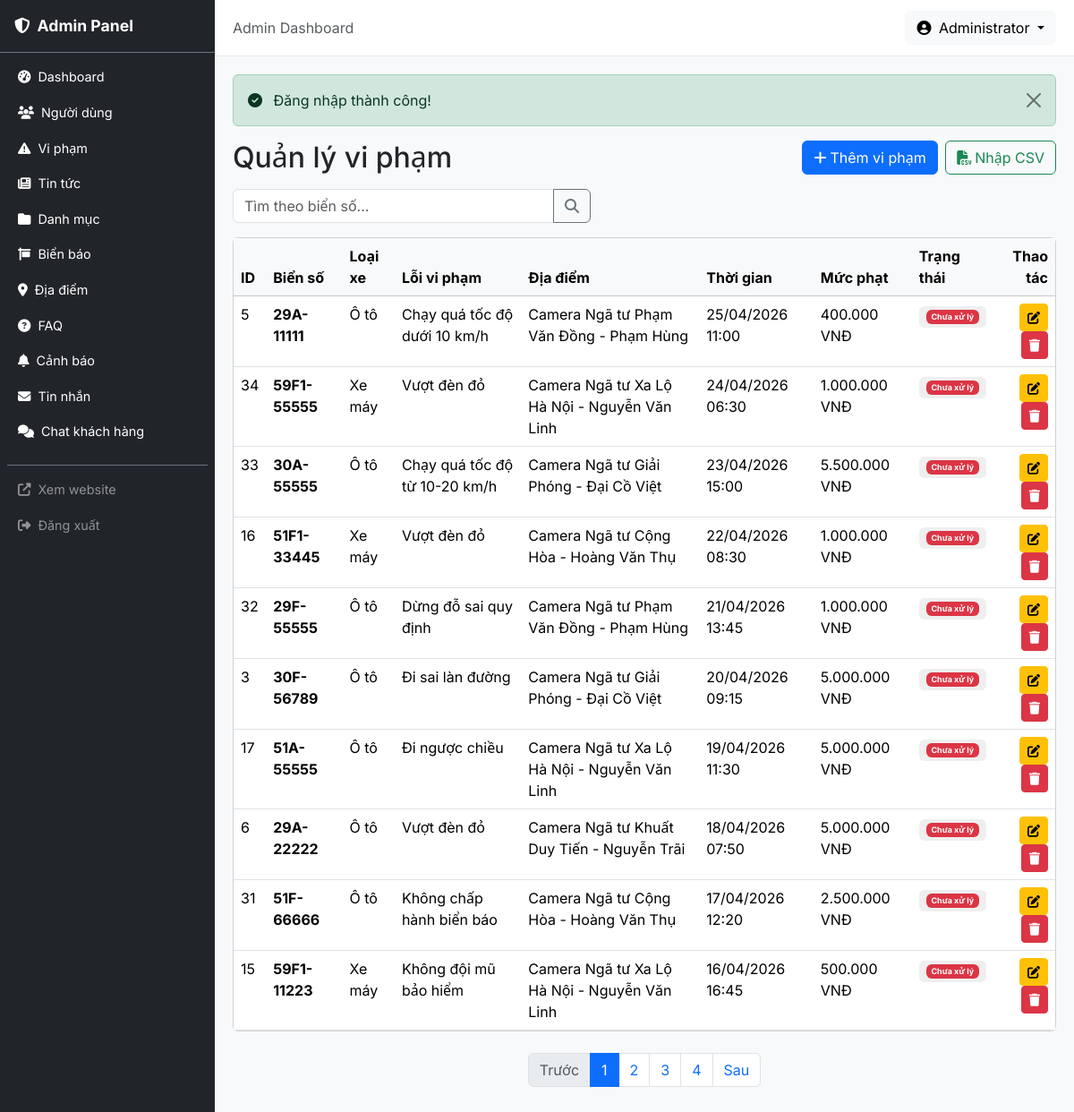
The page /admin/violations (signed in) on the database its author committed.
### tables this page shows
CREATE TABLE violations (
    id INT AUTO_INCREMENT PRIMARY KEY,
    plate_number VARCHAR(20) NOT NULL COMMENT 'Biển số xe',
    vehicle_type ENUM('car','motorcycle','electric_motorcycle') NOT NULL,
    violation_date DATETIME NOT NULL COMMENT 'Thời gian vi phạm',
    location_id INT NULL COMMENT 'Địa điểm vi phạm',
    offense_id INT NULL COMMENT 'Lỗi vi phạm',
    status ENUM('pending','processed','paid') NOT NULL DEFAULT 'pending' COMMENT 'Trạng thái xử lý',
    fine_amount VARCHAR(100) NULL COMMENT 'Mức phạt cụ thể',
    decision_number VARCHAR(50) NULL COMMENT 'Số quyết định',
    decision_date DATE NULL COMMENT 'Ngày ra quyết định',
    notes TEXT NULL,
    created_at DATETIME NOT NULL DEFAULT CURRENT_TIMESTAMP,
    updated_at DATETIME NULL ON UPDATE CURRENT_TIMESTAMP,
    FOREIGN KEY (location_id) REFERENCES locations(id) ON DELETE SET NULL,
    FOREIGN KEY (offense_id) REFERENCES offenses(id) ON DELETE SET NULL,
    INDEX idx_lookup (plate_number, vehicle_type),
    INDEX idx_plate (plate_number),
    INDEX idx_violation_date (violation_date),
    INDEX idx_status (status),
    INDEX idx_vehicle_type (vehicle_type)
);

CREATE TABLE offenses (
    id INT AUTO_INCREMENT PRIMARY KEY,
    name VARCHAR(255) NOT NULL COMMENT 'Tên lỗi',
    description TEXT NULL COMMENT 'Mô tả chi tiết',
    penalty VARCHAR(255) NULL COMMENT 'Mức phạt',
    category_id INT NULL,
    created_at DATETIME NOT NULL DEFAULT CURRENT_TIMESTAMP,
    updated_at DATETIME NULL ON UPDATE CURRENT_TIMESTAMP,
    FOREIGN KEY (category_id) REFERENCES offense_categories(id) ON DELETE SET NULL,
    INDEX idx_category (category_id)
);

CREATE TABLE locations (
    id INT AUTO_INCREMENT PRIMARY KEY,
    name VARCHAR(255) NOT NULL,
    type ENUM('camera','csgt','toll','inspection') NOT NULL,
    address VARCHAR(500) NULL,
    latitude DECIMAL(10,7) NOT NULL DEFAULT 0,
    longitude DECIMAL(10,7) NOT NULL DEFAULT 0,
    description TEXT NULL,
    status TINYINT NOT NULL DEFAULT 1,
    created_at DATETIME NOT NULL DEFAULT CURRENT_TIMESTAMP,
    updated_at DATETIME NULL ON UPDATE CURRENT_TIMESTAMP,
    INDEX idx_type (type),
    INDEX idx_status (status)
);

### app/core/Controller.php (called while the page is built, shortened)
<?php
class Controller
{
    protected function view(string $view, array $data = [], string $layout = 'client'): void
    {
        extract($data);
        $viewPath = __DIR__ . '/../views/' . $view . '.php';
        require $viewPath;
    }
    protected function input(string $key, mixed $default = null): mixed
    {
        $value = $_POST[$key] ?? $_GET[$key] ?? $default;
        if (is_string($value)) {
            $value = trim($value);
        }
        return $value;
    }
}

### app/controllers/admin/ViolationController.php (called while the page is built, shortened)
<?php
class ViolationController extends Controller
{
    public function index(): void
    {
        $model = new Violation();
        $page = (int)($this->input('page', 1));
        $search = trim($this->input('search', ''));
        $baseUrl = '/admin/violations';
        $conditions = [];
        $total = $model->count($conditions);
        $totalPages = max(1, (int) ceil($total / 10));
        $page = max(1, min($page, $totalPages));
        $offset = ($page - 1) * 10;
        if ($search) {
            $sql = "SELECT v.*, l.name as location_name, o.name as offense_name
                    FROM violations v
                    LEFT JOIN locations l ON v.location_id = l.id
                    LEFT JOIN offenses o ON v.offense_id = o.id
                    WHERE v.plate_number LIKE :search
                    ORDER BY v.violation_date DESC
                    LIMIT 10 OFFSET :offset";
            $stmt = $model->query($sql, ['search' => "%{$search}%", 'offset' => $offset]);
        } else {
            $items = $model->getAllWithDetails([], 'v.violation_date DESC', 10, $offset);
        }
        $data = [
            'title'       => 'Quản lý vi phạm',
            'items'       => $search ? $stmt->fetchAll() : $items,
            'total'       => $total,
            'page'        => $page,
            'per_page'    => 10,
            'total_pages' => $totalPages,
            'has_next'    => $page < $totalPages,
            'has_prev'    => $page > 1,
            'search'      => $search,
            'baseUrl'     => $baseUrl,
        ];
        $this->view('admin/violations/index', $data, 'admin');
    }
}

### public/index.php (called while the page is built, shortened)
<?php
spl_autoload_register(function (string $class): void {
    $prefix = 'App\\';
    $baseDir = __DIR__ . '/../app/';
    $relativeClass = substr($class, strlen($prefix));
    $parts = explode('\\', $relativeClass);
    $parts[0] = strtolower($parts[0]);
    if (count($parts) > 1 && $parts[0] === 'controllers') {
        $parts[1] = strtolower($parts[1]);
    }
    $file = $baseDir . implode('/', $parts) . '.php';
});
$router = new App\Core\Router();
$uri = $_SERVER['REQUEST_URI'] ?? '/';
$method = $_SERVER['REQUEST_METHOD'] ?? 'GET';
$router->dispatch($uri, $method);

### app/core/Database.php (called while the page is built, shortened)
<?php
class Database
{
    private static ?Database $instance = null;
    private \PDO $pdo;
    private function __construct()
    {
        $config = require __DIR__ . '/../../config/config.php';
        $dsn = sprintf(
            'mysql:host=%s;dbname=%s;charset=%s',
            $config['db_host'],
            $config['db_name'],
            $config['db_charset']
        );
        $this->pdo = new \PDO($dsn, $config['db_user'], $config['db_pass'], [
            \PDO::ATTR_ERRMODE            => \PDO::ERRMODE_EXCEPTION,
            \PDO::ATTR_DEFAULT_FETCH_MODE => \PDO::FETCH_ASSOC,
            \PDO::ATTR_EMULATE_PREPARES   => false,
        ]);
    }
    public static function getInstance(): self
    {
        if (self::$instance === null) {
            self::$instance = new self();
        }
        return self::$instance;
    }
    public function getConnection(): \PDO
    {
        return $this->pdo;
    }
}

### app/core/Model.php (called while the page is built, shortened)
<?php
class Model
{
    protected PDO $db;
    protected string $table = '';
    public function __construct()
    {
        $this->db = Database::getInstance()->getConnection();
    }
    public function count(array $conditions = []): int
    {
        $sql = "SELECT COUNT(*) FROM {$this->table}";
        $params = [];
        $stmt = $this->db->prepare($sql);
        $stmt->execute($params);
        return (int) $stmt->fetchColumn();
    }
}

### app/models/Violation.php (called while the page is built, shortened)
<?php
class Violation extends Model
{
    public function getAllWithDetails(array $conditions = [], string $orderBy = 'v.violation_date DESC', int $limit = 0, int $offset = 0): array
    {
        $sql = "SELECT v.*, l.name as location_name, o.name as offense_name
                FROM violations v
                LEFT JOIN locations l ON v.location_id = l.id
                LEFT JOIN offenses o ON v.offense_id = o.id";
        $params = [];
        $sql .= " ORDER BY {$orderBy}";
        if ($limit > 0) {
            $sql .= " LIMIT {$limit}";
        }
        $stmt = $this->db->prepare($sql);
        $stmt->execute($params);
        return $stmt->fetchAll();
    }
}

### app/core/Helper.php (called while the page is built, shortened)
<?php
class Helper
{
    public static function formatDateTime(string $datetime): string
    {
        $date = new \DateTime($datetime);
        return $date->format('d/m/Y H:i');
    }
}

### app/views/admin/violations/index.php (the view, shortened to what this page needs)
<?php
require __DIR__ . '/../../partials/alerts.php';
function statusBadge(string $status): string {
    return match($status) {
        'pending' => '<span class="badge bg-danger">Chưa xử lý</span>',
        'processed' => '<span class="badge bg-warning text-dark">Đã xử lý</span>',
        'paid' => '<span class="badge bg-success">Đã nộp phạt</span>',
        default => '<span class="badge bg-secondary">'.$status.'</span>',
    };
}
function vehicleTypeLabel(string $type): string {
    return match($type) {
        'car' => 'Ô tô',
        'motorcycle' => 'Xe máy',
        'electric_motorcycle' => 'Xe máy điện',
        default => $type,
    };
}
?>
<div class="d-flex justify-content-between align-items-center mb-3">
    <h2 class="mb-0">Quản lý vi phạm</h2>
    <div>
        <a href="/admin/violations/create" class="btn btn-primary"><i class="fas fa-plus me-1"></i>Thêm vi phạm</a>
        <button type="button" class="btn btn-outline-success ms-1" data-bs-toggle="modal" data-bs-target="#importModal">
            <i class="fas fa-file-csv me-1"></i>Nhập CSV
        </button>
    </div>
</div>
<form method="GET" action="/admin/violations" class="mb-3">
    <div class="input-group" style="max-width:400px">
        <input type="text" name="search" class="form-control" placeholder="Tìm theo biển số..."
               value="<?= htmlspecialchars($search ?? '', ENT_QUOTES, 'UTF-8') ?>">
        <button class="btn btn-outline-secondary" type="submit"><i class="fas fa-search"></i></button>
    </div>
</form>
<div class="card">
    <div class="card-body p-0">
        <table class="table table-hover mb-0">
            <thead class="table-light">
                <tr>
                    <th>ID</th>
                    <th>Biển số</th>
                    <th>Loại xe</th>
                    <th>Lỗi vi phạm</th>
                    <th>Địa điểm</th>
                    <th>Thời gian</th>
                    <th>Mức phạt</th>
                    <th>Trạng thái</th>
                    <th class="text-end">Thao tác</th>
                </tr>
            </thead>
            <tbody>
                <?php if (empty($items)): ?>
                    <tr><td colspan="9" class="text-center text-muted py-3">Chưa có vi phạm nào.</td></tr>
                <?php else:
                    foreach ($items as $v): ?>
                <tr>
                    <td><?= $v['id'] ?></td>
                    <td><strong><?= htmlspecialchars($v['plate_number'], ENT_QUOTES, 'UTF-8') ?></strong></td>
                    <td><?= vehicleTypeLabel($v['vehicle_type']) ?></td>
                    <td><?= htmlspecialchars($v['offense_name'] ?? '—', ENT_QUOTES, 'UTF-8') ?></td>
                    <td><?= htmlspecialchars($v['location_name'] ?? '—', ENT_QUOTES, 'UTF-8') ?></td>
                    <td><?= htmlspecialchars(\App\Core\Helper::formatDateTime($v['violation_date']), ENT_QUOTES, 'UTF-8') ?></td>
                    <td><?= htmlspecialchars($v['fine_amount'] ?? '—', ENT_QUOTES, 'UTF-8') ?></td>
                    <td>
                        <button type="button" class="badge border-0 toggle-status-btn"
                                style="cursor:pointer"
                                data-id="<?= $v['id'] ?>"
                                data-type="violation"
                                data-current-status="<?= $v['status'] ?>"
                                title="Click để đổi trạng thái">
                            <?= statusBadge($v['status']) ?>
                        </button>
                    </td>
                    <td class="text-end">
                        <a href="/admin/violations/<?= $v['id'] ?>/edit" class="btn btn-sm btn-warning" title="Sửa"><i class="fas fa-edit"></i></a>
                        <form method="POST" action="/admin/violations/<?= $v['id'] ?>/delete" class="delete-form d-inline">
                            <button type="submit" class="btn btn-sm btn-danger" title="Xóa"><i class="fas fa-trash"></i></button>
                        </form>
                    </td>
                </tr>
                <?php endforeach; endif; ?>
            </tbody>
        </table>
    </div>
</div>
<?php
$pagination = $data; require __DIR__ . '/../../partials/pagination.php';
?>

### app/core/Router.php (shortened to what this page needs)
<?php
class Router
{
    private array $routes = [];
    private function addRoute(string $method, string $uri, string $handler): void
    {
        $pattern = preg_replace('/\{([a-zA-Z_]+)\}/', '(?P<$1>[^/]+)', $uri);
        $pattern = '#^' . $pattern . '$#';
        $this->routes[] = [
            'method'  => $method,
            'pattern' => $pattern,
            'handler' => $handler,
        ];
    }
    public function dispatch(string $uri, string $method): void
    {
        $uri = parse_url($uri, PHP_URL_PATH);
        $uri = rtrim($uri, '/') ?: '/';
        foreach ($this->routes as $route) {
            if ($route['method'] !== strtoupper($method)) {
                continue;
            }
            if (preg_match($route['pattern'], $uri, $matches)) {
                $this->params = array_filter($matches, fn($key) => is_string($key), ARRAY_FILTER_USE_KEY);
                [$controllerPath, $action] = explode('@', $route['handler']);
                $controller = new $controllerClass();
                call_user_func_array([$controller, $action], array_values($this->params));
                return;
            }
        }
    }
}

### public/assets/css/admin.css (style rules this page uses)
:root { --sidebar-width: 240px; --primary: #1a56db; --primary-dark: #1e40af; }
body { font-family: 'Inter', 'Segoe UI', Tahoma, Geneva, Verdana, sans-serif; }

### rows shown on the page
violations: id "5", plate_number "29A-11111", vehicle_type "Ô tô", offense.name "Chạy quá tốc độ dưới 10 km/h", location.name "Camera Ngã tư Phạm Văn Đồng - Phạm Hùng", violation_date "25/04/2026 11:00", fine_amount "400.000 VNĐ", status "Chưa xử lý"
violations: id "34", plate_number "59F1-55555", vehicle_type "Xe máy", offense.name "Vượt đèn đỏ", location.name "Camera Ngã tư Xa Lộ Hà Nội - Nguyễn Văn Linh", violation_date "24/04/2026 06:30", fine_amount "1.000.000 VNĐ", status "Chưa xử lý"
violations: id "33", plate_number "30A-55555", vehicle_type "Ô tô", offense.name "Chạy quá tốc độ từ 10-20 km/h", location.name "Camera Ngã tư Giải Phóng - Đại Cồ Việt", violation_date "23/04/2026 15:00", fine_amount "5.500.000 VNĐ", status "Chưa xử lý"
violations: id "16", plate_number "51F1-33445", vehicle_type "Xe máy", offense.name "Vượt đèn đỏ", location.name "Camera Ngã tư Cộng Hòa - Hoàng Văn Thụ", violation_date "22/04/2026 08:30", fine_amount "1.000.000 VNĐ", status "Chưa xử lý"
violations: id "32", plate_number "29F-55555", vehicle_type "Ô tô", offense.name "Dừng đỗ sai quy định", location.name "Camera Ngã tư Phạm Văn Đồng - Phạm Hùng", violation_date "21/04/2026 13:45", fine_amount "1.000.000 VNĐ", status "Chưa xử lý"
violations: id "3", plate_number "30F-56789", vehicle_type "Ô tô", offense.name "Đi sai làn đường", location.name "Camera Ngã tư Giải Phóng - Đại Cồ Việt", violation_date "20/04/2026 09:15", fine_amount "5.000.000 VNĐ", status "Chưa xử lý"
violations: id "17", plate_number "51A-55555", vehicle_type "Ô tô", offense.name "Đi ngược chiều", location.name "Camera Ngã tư Xa Lộ Hà Nội - Nguyễn Văn Linh", violation_date "19/04/2026 11:30", fine_amount "5.000.000 VNĐ", status "Chưa xử lý"
violations: id "6", plate_number "29A-22222", vehicle_type "Ô tô", offense.name "Vượt đèn đỏ", location.name "Camera Ngã tư Khuất Duy Tiến - Nguyễn Trãi", violation_date "18/04/2026 07:50", fine_amount "5.000.000 VNĐ", status "Chưa xử lý"
violations: id "31", plate_number "51F-66666", vehicle_type "Ô tô", offense.name "Không chấp hành biển báo", location.name "Camera Ngã tư Cộng Hòa - Hoàng Văn Thụ", violation_date "17/04/2026 12:20", fine_amount "2.500.000 VNĐ", status "Chưa xử lý"
violations: id "15", plate_number "59F1-11223", vehicle_type "Xe máy", offense.name "Không đội mũ bảo hiểm", location.name "Camera Ngã tư Xa Lộ Hà Nội - Nguyễn Văn Linh", violation_date "16/04/2026 16:45", fine_amount "500.000 VNĐ", status "Chưa xử lý"
